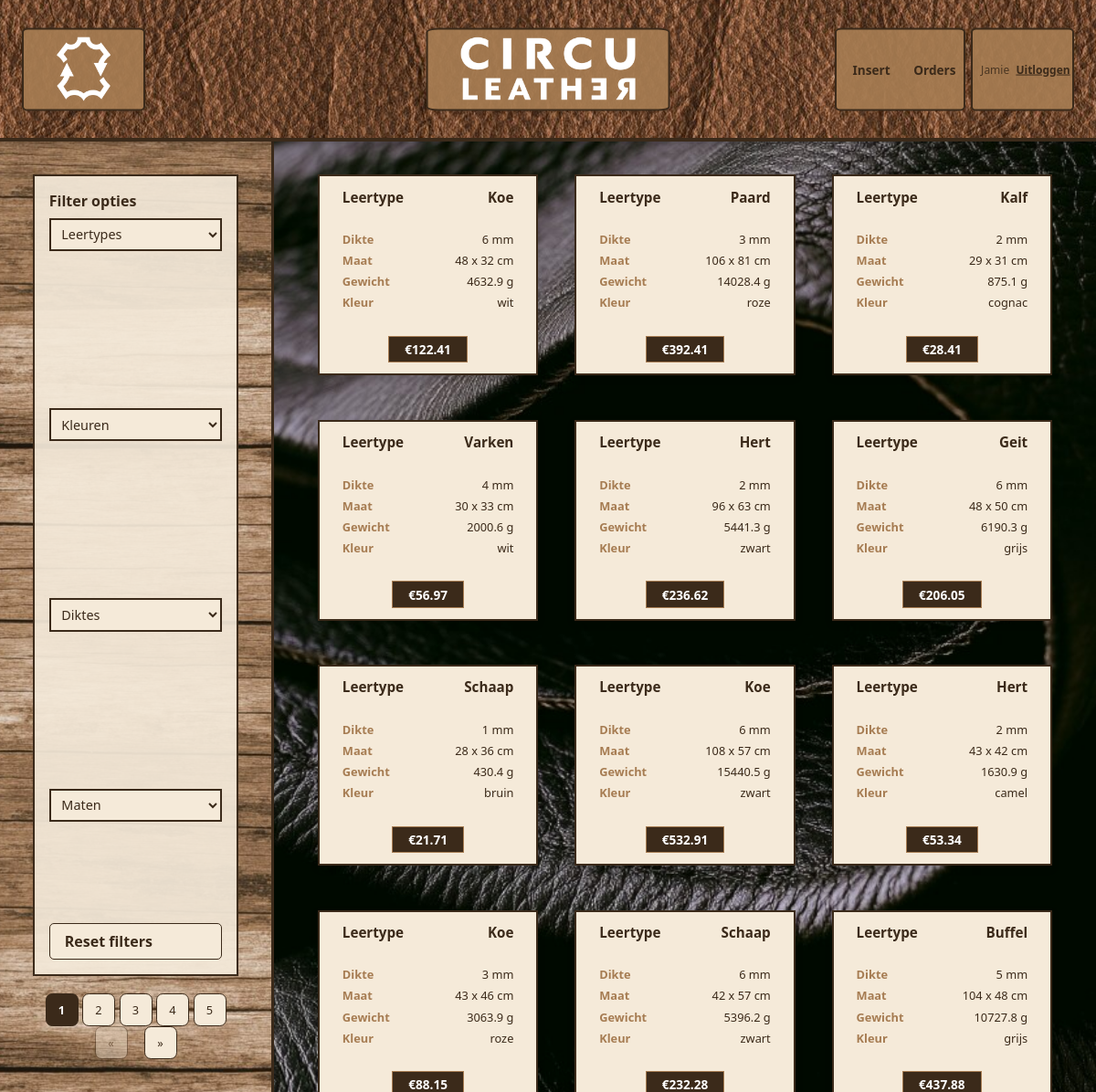
Screenshot of /src/vooraad_beheer.php (signed in) with the database file from the repository.
### tables this page shows
CREATE TABLE `voorraad` (
  `ID` int(11) NOT NULL,
  `leertype` varchar(255) NOT NULL,
  `dikteMM` int(11) NOT NULL,
  `lengteCM` int(11) NOT NULL,
  `breedteCM` int(11) NOT NULL,
  `gewichtG` float(11,1) NOT NULL,
  `kleur` varchar(255) NOT NULL,
  `prijs` float(11,2) NOT NULL,
  `status` varchar(50) NOT NULL DEFAULT 'beschikbaar'
);

### src/vooraad_beheer.php (the view, shortened to what this page needs)
<?php
    $conn = require_once "partials/dbconnection.php";
    $geselecteerdLeertype = trim($_GET['leertype'] ?? '');
    $geselecteerdKleur = trim($_GET['kleur'] ?? '');
    $geselecteerdDikte = trim($_GET['dikte'] ?? '');
    $geselecteerdMaat = trim($_GET['maat'] ?? '');
    $maatCategorieen = [
        'A' => [23, 40],
        'B' => [40, 60],
        'C' => [60, null],
    ];
    $maatCaseSql = 'CASE';
    foreach ($maatCategorieen as $categorie => [$min, $max]) {
        if ($max === null) {
            $maatCaseSql .= " WHEN lengteCM >= $min OR breedteCM >= $min THEN '$categorie'";
        } else {
            $maatCaseSql .= " WHEN (lengteCM >= $min AND lengteCM < $max) OR (breedteCM >= $min AND breedteCM < $max) THEN '$categorie'";
        }
    }
    $maatCaseSql .= ' END';
    $leertypeConditie = $geselecteerdLeertype !== '' ? ['leertype = ?', [$geselecteerdLeertype], 's'] : null;
    $kleurConditie = $geselecteerdKleur !== '' ? ['kleur = ?', [$geselecteerdKleur], 's'] : null;
    $dikteConditie = $geselecteerdDikte !== '' ? ['dikteMM = ?', [$geselecteerdDikte], 's'] : null;
    $maatConditie = ($geselecteerdMaat !== '' && isset($maatCategorieen[$geselecteerdMaat]))
        ? ["$maatCaseSql = ?", [$geselecteerdMaat], 's']
        : null;
    function bouwWhereClause(array $condities): array {
        $sqlDelen = ["status != 'besteld'"];
        $params = [];
        $types = '';
        foreach ($condities as $conditie) {
            if ($conditie === null) {
                continue;
            }
            [$sql, $condParams, $condTypes] = $conditie;
            $sqlDelen[] = $sql;
            $types .= $condTypes;
        }
        return [' WHERE ' . implode(' AND ', $sqlDelen), $params, $types];
    }
    [$whereSql, $params, $types] = bouwWhereClause([$leertypeConditie, $kleurConditie, $dikteConditie, $maatConditie]);
    $filterQuery = '';
    $itemsPerPagina = 12;
    $huidigePagina = isset($_GET['pagina']) ? max(1, (int) $_GET['pagina']) : 1;
    $offset = ($huidigePagina - 1) * $itemsPerPagina;
    $totaalStmt = $conn->prepare("SELECT COUNT(*) AS totaal FROM voorraad" . $whereSql);
    $totaalStmt->execute();
    $totaalRij = $totaalStmt->get_result()->fetch_assoc();
    $totaalPaginas = max(1, (int) ceil($totaalRij['totaal'] / $itemsPerPagina));
    $maxPaginaKnoppen = 5;
    $vanafPagina = max(1, $huidigePagina - intdiv($maxPaginaKnoppen, 2));
    $totPagina = min($totaalPaginas, $vanafPagina + $maxPaginaKnoppen - 1);
    $vanafPagina = max(1, $totPagina - $maxPaginaKnoppen + 1);
    $selectParams = $params;
    $selectParams[] = $itemsPerPagina;
    $selectParams[] = $offset;
    $stmt = $conn->prepare("SELECT id, leertype, dikteMM, lengteCM, breedteCM, gewichtG, kleur, prijs FROM voorraad" . $whereSql . " LIMIT ? OFFSET ?");
    $stmt->bind_param($types . "ii", ...$selectParams);
    $stmt->execute();
    $producten = $stmt->get_result()->fetch_all(MYSQLI_ASSOC);
?>
<!DOCTYPE html>
    <html lang="nl">
    <head>
        <link rel="stylesheet" type="text/css" href="css/style.css">
    </head>
    <body>
        <header class="header">
            <div class="logo"><img src="png/logo.png" alt="logo"></div>
            <div class="titel"><img src="png/titel.png" alt="titel"></div>
            <div class="inNout-wrapper">
                <div class="inNout">
                    <?php if ($_SESSION['mag_insert'] ?? false): ?>
                        <div class="inNoutB"><a href="insert.php"><button>insert</button></a></div>
                    <?php endif; ?>
                    <?php if ($_SESSION['mag_orders'] ?? false): ?>
                        <div class="inNoutB"><a href="orders.php"><button>orders</button></a></div>
                    <?php endif; ?>
                </div>
                <div class="inNout-user">
                    <span><?php echo htmlspecialchars($_SESSION['username']); ?></span>
                    <a href="logout.php">Uitloggen</a>
                </div>
            </div>
        </header>
        <div class="main-container">
            <aside class="sidebar">
                <form class="filter-opties" method="get">
                    <p>Filter opties</p>
                    <div class="filter-selects">
                    <select class="filter-select" name="leertype" onchange="this.form.submit()">
                        <option value="">Leertypes</option>
                    </select>
                    <select class="filter-select" name="kleur" onchange="this.form.submit()">
                        <option value="">Kleuren</option>
                    </select>
                    <select class="filter-select" name="dikte" onchange="this.form.submit()">
                        <option value="">Diktes</option>
                    </select>
                    <select class="filter-select" name="maat" onchange="this.form.submit()">
                        <option value="">Maten</option>
                    </select>
                    </div>
                    <a class="reset-filters" href="vooraad_beheer.php">Reset filters</a>
                </form>
                <nav class="pagination">
                    <div class="page-numbers">
                        <?php for ($i = $vanafPagina; $i <= $totPagina; $i++): ?>
                            <a class="page-btn<?php echo $i === $huidigePagina ? ' active' : ''; ?>" href="?pagina=<?php echo $i; ?><?php echo $filterQuery; ?>"><?php echo $i; ?></a>
                        <?php endfor; ?>
                    </div>
                    <div class="page-nav">
                        <a class="page-btn<?php echo $huidigePagina <= 1 ? ' disabled' : ''; ?>" href="?pagina=<?php echo max(1, $huidigePagina - 1); ?><?php echo $filterQuery; ?>">&laquo;</a>
                        <a class="page-btn<?php echo $huidigePagina >= $totaalPaginas ? ' disabled' : ''; ?>" href="?pagina=<?php echo min($totaalPaginas, $huidigePagina + 1); ?><?php echo $filterQuery; ?>">&raquo;</a>
                    </div>
                </nav>
            </aside>
            <main class="content">
                <div class="product-grid">
                    <?php foreach ($producten as $product): ?>
                        <div class="product-card">
                            <div class="naam-box"><span>leertype</span><span><?php echo htmlspecialchars($product['leertype']); ?></span></div>
                            <div class="specs">
                                <div class="spec-row"><span>Dikte</span><span><?php echo htmlspecialchars($product['dikteMM']); ?> mm</span></div>
                                <div class="spec-row"><span>Maat</span><span><?php echo htmlspecialchars($product['lengteCM']); ?> x <?php echo htmlspecialchars($product['breedteCM']); ?> cm</span></div>
                                <div class="spec-row"><span>Gewicht</span><span><?php echo htmlspecialchars($product['gewichtG']); ?> g</span></div>
                                <div class="spec-row"><span>Kleur</span><span><?php echo htmlspecialchars($product['kleur']); ?></span></div>
                            </div>
                            <div class="hoeveelheid-box">&euro;<?php echo htmlspecialchars(number_format((float) $product['prijs'], 2)); ?></div>
                        </div>
                    <?php endforeach; ?>
                </div>
            </main>
        </div>
    </body>
</html>

### rows the page displays
voorraad: leertype "Koe", dikteMM "6", lengteCM "48", breedteCM "32", gewichtG "4632.9", kleur "wit", prijs "122.41"
voorraad: leertype "Paard", dikteMM "3", lengteCM "106", breedteCM "81", gewichtG "14028.4", kleur "roze", prijs "392.41"
voorraad: leertype "Kalf", dikteMM "2", lengteCM "29", breedteCM "31", gewichtG "875.1", kleur "cognac", prijs "28.41"
voorraad: leertype "Varken", dikteMM "4", lengteCM "30", breedteCM "33", gewichtG "2000.6", kleur "wit", prijs "56.97"
voorraad: leertype "Hert", dikteMM "2", lengteCM "96", breedteCM "63", gewichtG "5441.3", kleur "zwart", prijs "236.62"
voorraad: leertype "Geit", dikteMM "6", lengteCM "48", breedteCM "50", gewichtG "6190.3", kleur "grijs", prijs "206.05"
voorraad: leertype "Schaap", dikteMM "1", lengteCM "28", breedteCM "36", gewichtG "430.4", kleur "bruin", prijs "21.71"
voorraad: leertype "Koe", dikteMM "6", lengteCM "108", breedteCM "57", gewichtG "15440.5", kleur "zwart", prijs "532.91"
voorraad: leertype "Hert", dikteMM "2", lengteCM "43", breedteCM "42", gewichtG "1630.9", kleur "camel", prijs "53.34"
voorraad: leertype "Koe", dikteMM "3", lengteCM "43", breedteCM "46", gewichtG "3063.9", kleur "roze", prijs "88.15"
voorraad: leertype "Schaap", dikteMM "6", lengteCM "42", breedteCM "57", gewichtG "5396.2", kleur "zwart", prijs "232.28"
voorraad: leertype "Buffel", dikteMM "5", lengteCM "104", breedteCM "48", gewichtG "10727.8", kleur "grijs", prijs "437.88"

### other values shown
$_SESSION['username'] "Jamie"
